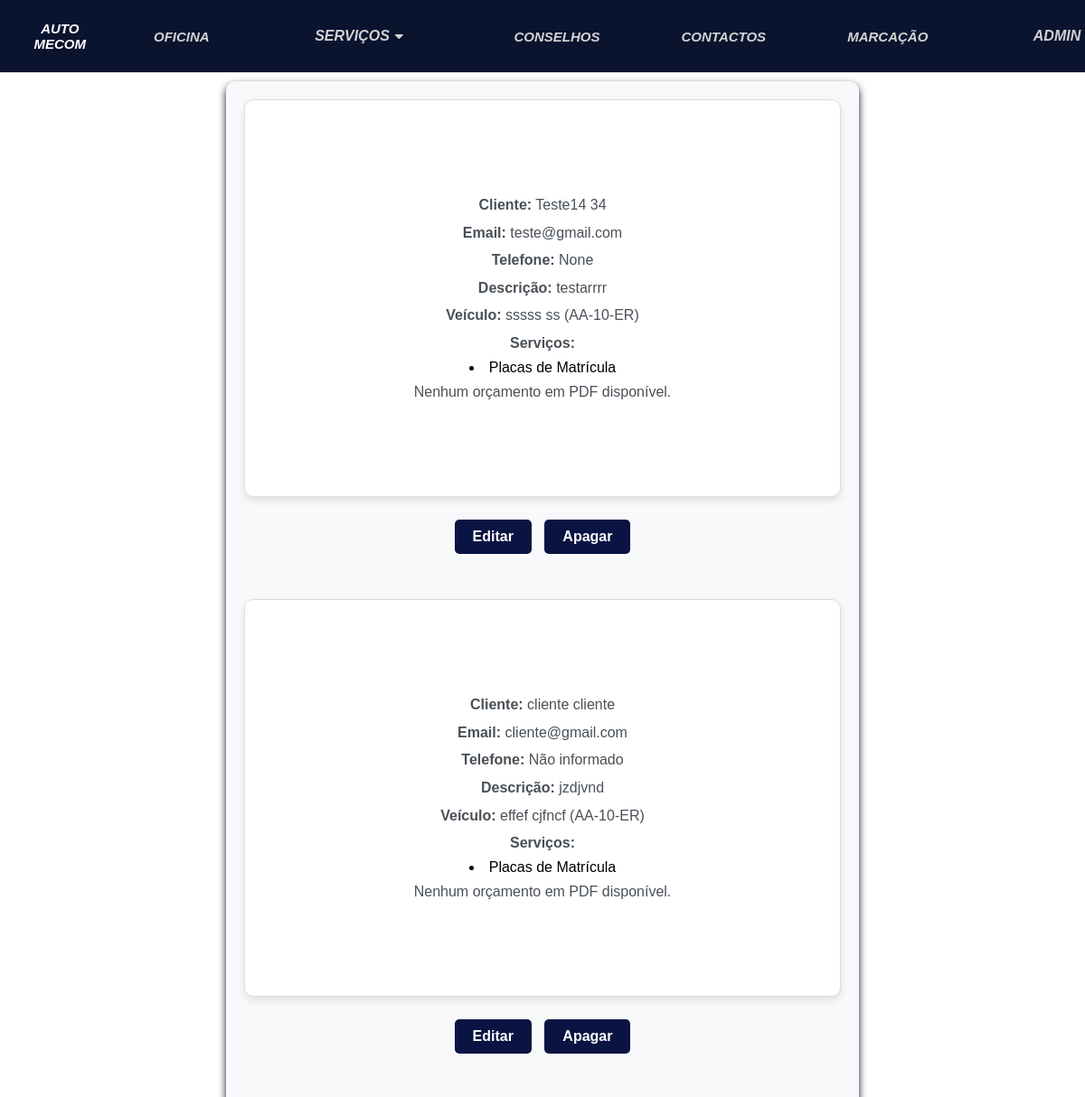
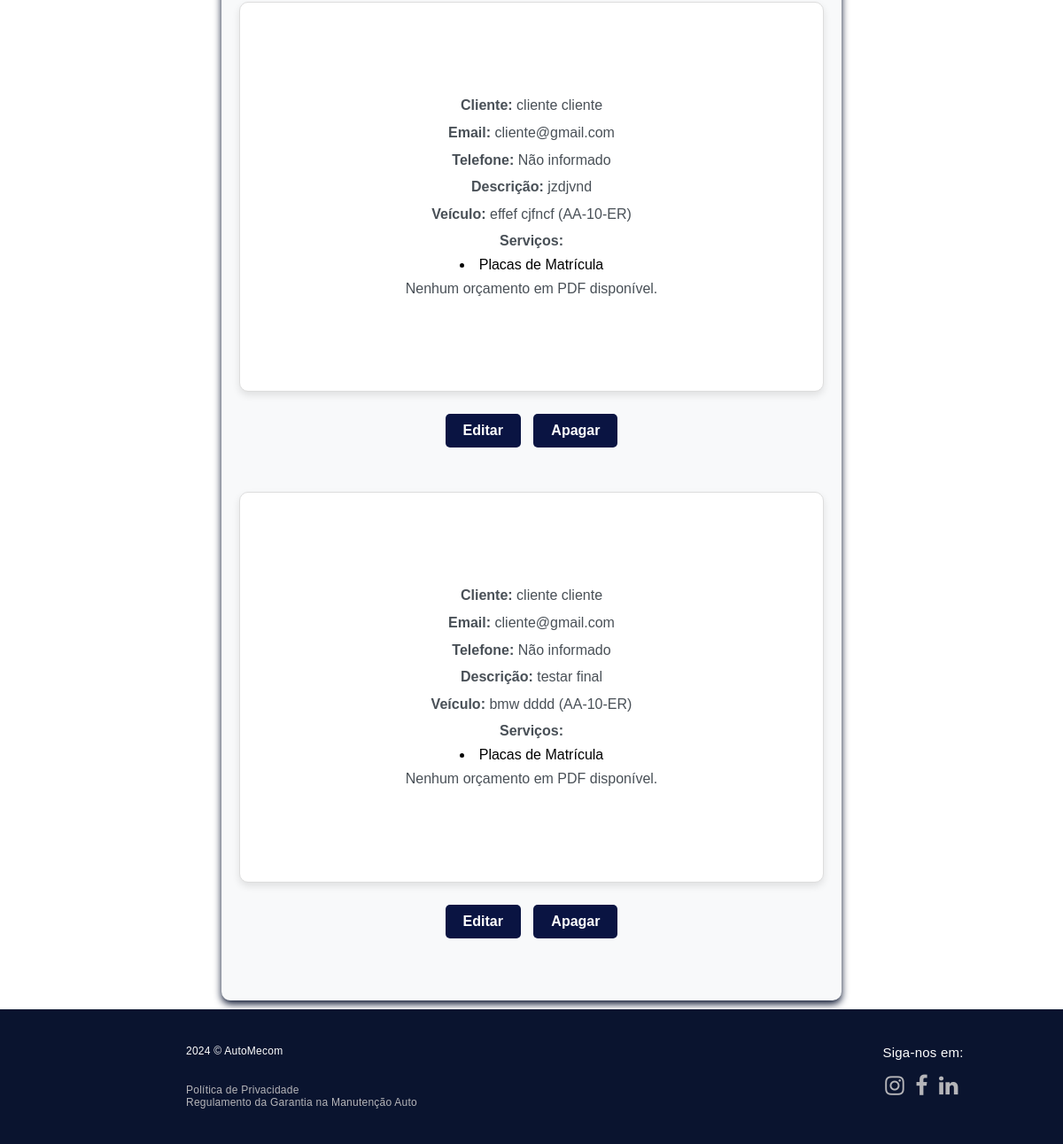
Before: /orcamentos (signed in) with the older database file (2 pictures, top to bottom).
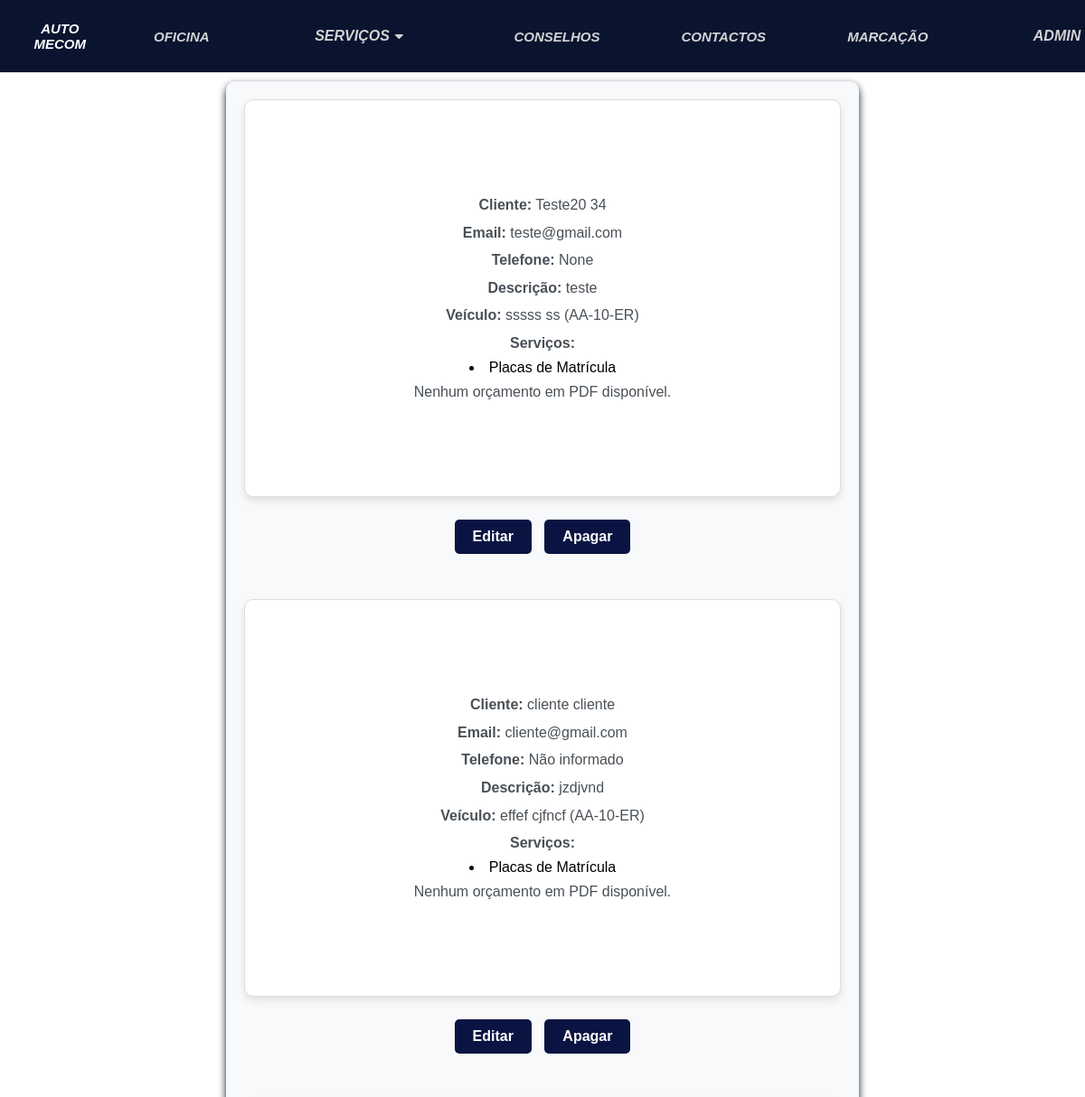
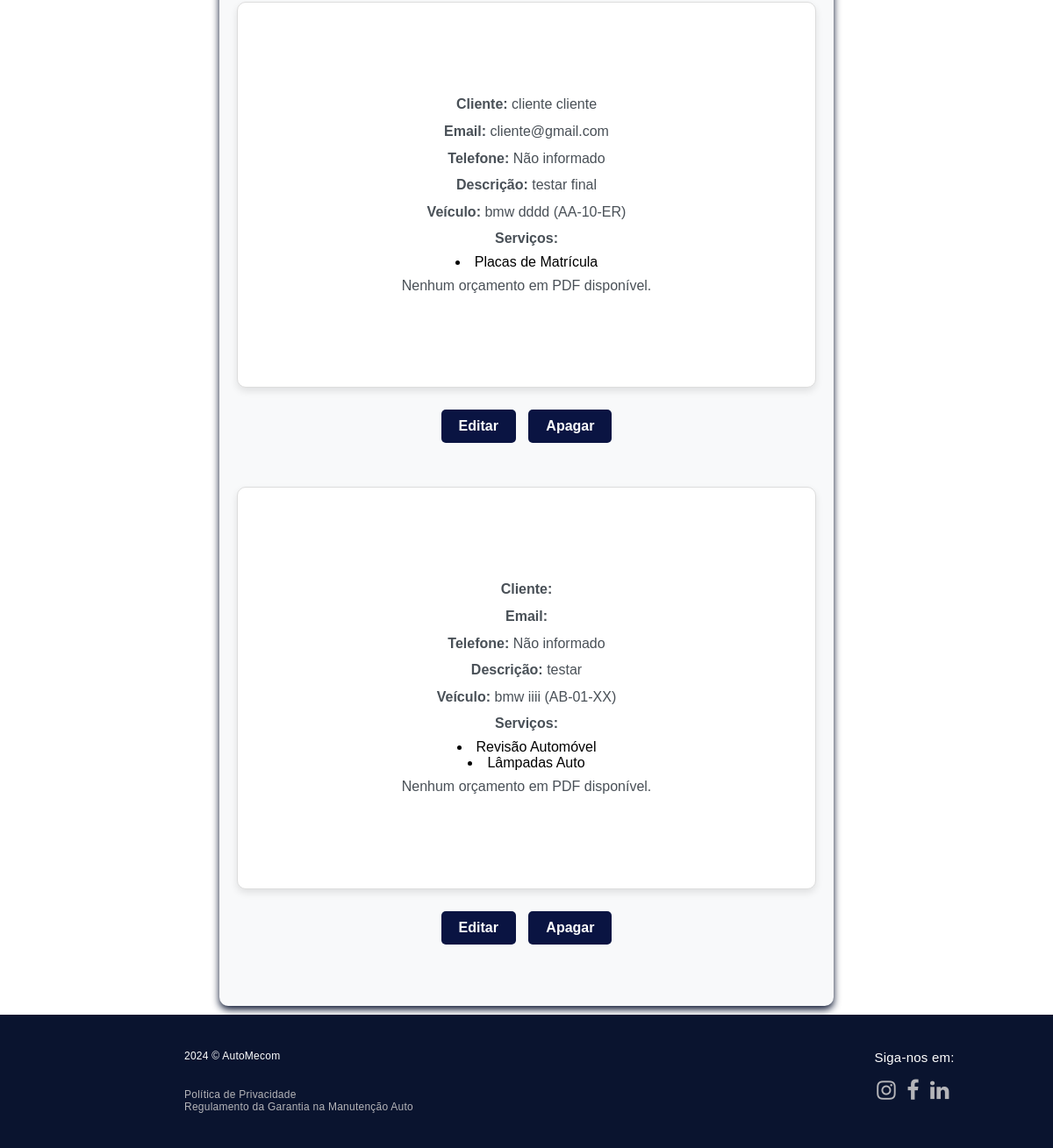
After: the same page with the newer database file (2 pictures, top to bottom).
### automecom/models.py (models this page shows, shortened)
class Orcamento(models.Model):
    user = models.ForeignKey(User, on_delete=models.SET_NULL, null=True, blank=True)
    nome = models.CharField(max_length=100, null=True, blank=True)
    apelido = models.CharField(max_length=100, null=True, blank=True)
    email = models.EmailField(null=True, blank=True)
    telefone = models.IntegerField(null=True, blank=True)
    descricao = models.TextField()
    servicos = models.ManyToManyField(Servico)
    veiculo = models.OneToOneField(Veiculo, on_delete=models.CASCADE, null=True, blank=True)
    arquivo_pdf = models.FileField(null=True, blank=True)

class Veiculo(models.Model):
    marca = models.CharField(max_length=200)
    modelo = models.CharField(max_length=200)
    ano = models.PositiveIntegerField(default=0000)
    matricula = models.CharField(max_length=8)
    kms = models.IntegerField(null=False, blank=False)

class Servico(models.Model):
    nome = models.CharField(max_length=50)
    descricao = models.CharField(max_length=350, default="", blank=True)
    tipo = models.ManyToManyField(TipoServico, blank=True)

### automecom/views.py (the view)
# urls.py: path('orcamentos', views.listar_orcamentos, name='orcamentos'),
def listar_orcamentos(request):
    utilizador = None
    orcamentos = None
    if request.user.is_authenticated:  # Verifica se o usuário está autenticado
        try:
            utilizador = Utilizador.objects.get(user=request.user)
        except Utilizador.DoesNotExist:
            messages.error(request, "Usuário não encontrado.")
            return redirect('automecom:login')  # Ou outra lógica para lidar com erro
        if is_administrador(request.user):  # Usuário é administrador
            orcamentos = Orcamento.objects.all()
        else:  # Usuário autenticado e não administrador
            orcamentos = Orcamento.objects.filter(user=request.user)
    return render(request, 'automecom/orcamentos.html', {
        'orcamentos': orcamentos
    })

### automecom/templatetags/custom_tags.py (called while the page is built)
@register.filter(name="is_administrador")
def is_administrador(user):
    if isinstance(user, AnonymousUser):
        return False
    try:
        utilizador = Utilizador.objects.get(user=user)
        print(f"Usuário {user.username} é administrador: {utilizador.administrador}")
    except Utilizador.DoesNotExist:
        return False
    return utilizador.administrador

### automecom/templates/automecom/orcamentos.html (shortened to what this page needs)
<!DOCTYPE html>
<html lang="en">
<head>
</head>
{% extends 'automecom/layout.html' %}
{% load custom_tags %}
{% block main %}
{% load static %}
<body>
<section class="marcacoesSection">
    {% if orcamentos %}
        {% for orcamento in orcamentos %}
            <div class="Serv{% if user|is_administrador %} administrador{% endif %}">
                <div>
                    <br>
                    {% if user|is_administrador %}
                        <p><strong>Cliente:</strong>
                            {% if orcamento.user %}
                                {{ orcamento.user.first_name }} {{ orcamento.user.last_name }}
                            {% else %}
                                {{ orcamento.nome }} {{ orcamento.apelido }}
                            {% endif %}
                        </p>
                        <p><strong>Email:</strong>
                            {% if orcamento.user %}
                                {{ orcamento.user.email }}
                            {% else %}
                                {{ orcamento.email }}
                            {% endif %}
                        </p>
                        <p><strong>Telefone:</strong>
                            {% if orcamento.user %}
                                {{ orcamento.telefone|default:"Não informado" }}
                            {% else %}
                                {{ orcamento.telefone }}
                            {% endif %}
                        </p>
                    {% endif %}
                    <p><strong>Descrição:</strong> {{ orcamento.descricao }}</p>
                    <p><strong>Veículo:</strong> {{ orcamento.veiculo.marca }} {{ orcamento.veiculo.modelo }} ({{ orcamento.veiculo.matricula }})</p>
                    <p><strong>Serviços:</strong></p>
                        {% for servico in orcamento.servicos.all %}
                            <li>{{ servico.nome }}</li>
                        {% endfor %}
                    {% if orcamento.arquivo_pdf %}
    <p><strong>Orçamento em PDF:</strong>
        <a href="{{ orcamento.arquivo_pdf.url }}" target="_blank">Baixar/Visualizar PDF</a>
    </p>
{% else %}
    <p> Nenhum orçamento em PDF disponível.</p>
{% endif %}
                    <br>
                </div>
            </div>
            {% if user|is_administrador %}
                <a href="{% url 'automecom:editarorca' orcamento.id %}" class="botao">Editar</a>
                <a href="{% url 'automecom:apagarorca' orcamento.id %}" class="botao">Apagar</a>
            {% else %}
                <a href="{% url 'automecom:editarorca' orcamento.id %}" class="botao">Alterar</a>
                <a href="{% url 'automecom:apagarorca' orcamento.id %}" class="botaoCancelar">Cancelar</a>
            {% endif %}
            <br>
        {% endfor %}
   {% else %}
    {% if user.is_authenticated %}
        <p class="no-orcamentos">Não há orçamentos no momento.</p>
    {% endif %}
    <a href="{% url 'automecom:orcamento' %}" class="botao">Pedir Orçamento</a>
{% endif %}
</section>
</body>
</html>
{% endblock %}

### automecom/templates/automecom/layout.html (shortened to what this page needs)
{% load custom_tags %}
{% load static %}
<html lang="pt">
<head>
    <link rel="stylesheet" href="https://cdnjs.cloudflare.com/ajax/libs/font-awesome/4.7.0/css/font-awesome.min.css">
    <link rel="stylesheet" href="{% static 'automecom/css/estilos.css' %}">
</head>
<body>
  <header>
      <nav class="logo"><a class="textmenu" href="home">AUTO MECOM</a></nav>
      <nav class="textmenu menu-links">
        <a href="sobre">OFICINA</a>
        <div class="subnav">
            <a class="subnavbtn" href="servicos">SERVIÇOS <i class="fa fa-caret-down"></i></a>
        </div>
        <a href="conselhos">CONSELHOS</a>
        <a href="contactos">CONTACTOS</a>
        <a href="marcacao">MARCAÇÃO</a>
        <div class="subnav">
        {% if request.user.is_authenticated %}
            <a class="subnavbtn">{{ user.username }}<i class="fa fa-caret-down"></i></a>
        {% endif %}
        </div>
    </nav>
  </header>
  <div class="espace"></div>
  <main>
  <div class="conteudo">
      {% block main %}
      {% endblock main %}
    <footer>
      <div class="creditos">
          <div class="container">
              <div class="leftsubmenu">
                  <div>
                      <ul class="sub-menu">
                          <p>2024 © AutoMecom</p>
                          <br>
                            <li><a href="privacidade.html">Política de Privacidade</a></li>
                            <li><a href="garantia.html">Regulamento da Garantia na Manutenção Auto</a></li>
                      </ul>
                  </div>
              </div>
              <div class="rightsubmenu">
                  <p>Siga-nos em:</p>
                  <div class="social">
                      <a><a href="//www.instagram.com/automecom/" target="_blank"><i class="fa fa-instagram" style="font-size:25px;"></i></a></a>
                      <a><a href="" target="_blank"><i class="fa fa-facebook" style="font-size:25px;"></i></a></a>
                      <a><a href="" target="_blank"><i class="fa fa-linkedin" style="font-size:25px;"></i></a></a>
                  </div>
              </div>
          </div>
      </div>
  </footer>
</body>
</html>

### automecom/static/automecom/css/estilos.css (style rules this page uses)
* { padding: 0; margin: 0; box-sizing:border-box; font-family: sans-serif; }
header { height: 10vh; background: rgb(10, 20, 47); color: white; top: 0; z-index: 1000; position: fixed; display:flex; justify-content: space-between; align-items: center; width:100% }
.espace { height: 10vh; width:100% }
header nav { display:flex; justify-content: flex-end; }
nav { height: 100%; }
nav a { padding: 0 2.5em; text-decoration: none; color: lightgray; overflow: hidden; height: 100%; display: flex; justify-content: center; align-items: center; }
.subnav a { padding: 0 4em; text-decoration: none; font-size: 1rem; color: lightgray; overflow: hidden; height: 100%; }
.subnavbtn { z-index: 2; }
main { display: flex; margin: auto; flex-direction: column; min-height: 95vh; background-color:white; box-sizing: border-box; padding: 0px; width:100%; }
.conteudo { width: 100%; max-width: 1200px; margin:auto; padding : 10px; }
footer { position: relative; height: auto; display: flex; flex-direction:column; justify-content: flex-end; align-items: center; background: #0A142FFF; color: white; text-align: center; padding: 20px 0; bottom: 0; width: 100%; box-sizing: border-box; }
footer .creditos { background: #0A142FFF; width: 100%; font-size: 12px; font-weight: normal; letter-spacing: 0.24px; color: #ffffff; padding: 20px 0; margin: 0; }
footer .creditos .container { display: flex; flex-wrap: wrap; }
.container, .container-fluid { position: relative; width: 100%; padding: 0 20px; }
footer .creditos .container div { text-align: right; }
footer .rightsubmenu { color: white; font-size: 15px; margin-left: 200px; }
.leftsubmenu { padding-left: 10px; -ms-flex: 0 0 66.666667%; flex: 0 0 66.666667%; max-width: 66.666667%; display: flex; }
footer ul { padding-left: 180px; list-style: none; text-align: left; }
footer .creditos a { color:#B5B5B9; }
footer .creditos ul { font-size: 12px; }
.sub-menu a { color: white; text-decoration: none; }
p { margin-top: 0; margin-bottom: 1rem; }
footer .social { font-size: 0; padding: 5px 0; text-align: right; margin-top: -10px; }
.fa { padding: 6px; }
* { box-sizing:border-box }
.textmenu { font-size: 15px; color: white; font-weight: 550; letter-spacing: normal; text-transform: uppercase; text-align: center; position: relative; font-style: italic; }
.marcacoesSection { background-color: #f8f9fa; padding: 20px; margin: 0 auto; max-width: 700px; box-shadow: 0 4px 8px rgb(10, 20, 47); transition: transform 0.3s ease, box-shadow 0.3s ease; }
section { background-color: rgb(10, 20, 66); padding: 20px; border-radius: 10px; margin: 20px; text-align: center; }
.Serv { background-color: #ffffff; border: 1px solid #ddd; padding: 80px; margin-bottom: 5px; border-radius: 10px; box-shadow: 0 4px 8px rgba(0, 0, 0, 0.1); transition: transform 0.3s ease, box-shadow 0.3s ease; }
.Serv p { font-size: 16px; color: #495057; line-height: 1.6; margin: 5px 0; }
.botao { display: inline-block; background-color: rgb(10, 20, 66); color: #ffffff; text-align: center; padding: 10px 20px; margin: 20px 5px; margin-bottom:50px; border-radius: 5px; text-decoration: none; font-size: 16px; font-weight: bold; transition: background-color 0.3s ease, transform 0.2s ease; }
ul, ol { margin: 0; padding: 0 0 0 20px; }
.menu-links { display: flex; gap: 15px; }

Changed rows visible on the page:
removed Orcamento: user.first_name "cliente", user.last_name "cliente", user.email "cliente@gmail.com", telefone "Não informado", descricao "jzdjvnd", veiculo.marca "effef", veiculo.modelo "cjfncf", veiculo.matricula "AA-10-ER", arquivo_pdf "Nenhum orçamento em PDF disponível.", Servico (nome "Placas de Matrícula")
changed Orcamento "teste@gmail.com": nome "Teste14" → "Teste20"; descricao "testarrrr" → "teste"
added Orcamento: telefone "Não informado", descricao "testar", veiculo.marca "bmw", veiculo.modelo "iiii", veiculo.matricula "AB-01-XX", arquivo_pdf "Nenhum orçamento em PDF disponível."
now on this page (row unchanged): Servico: nome "Revisão Automóvel", shown under "Não informado"
now on this page (row unchanged): Servico: nome "Lâmpadas Auto", shown under "Não informado"
